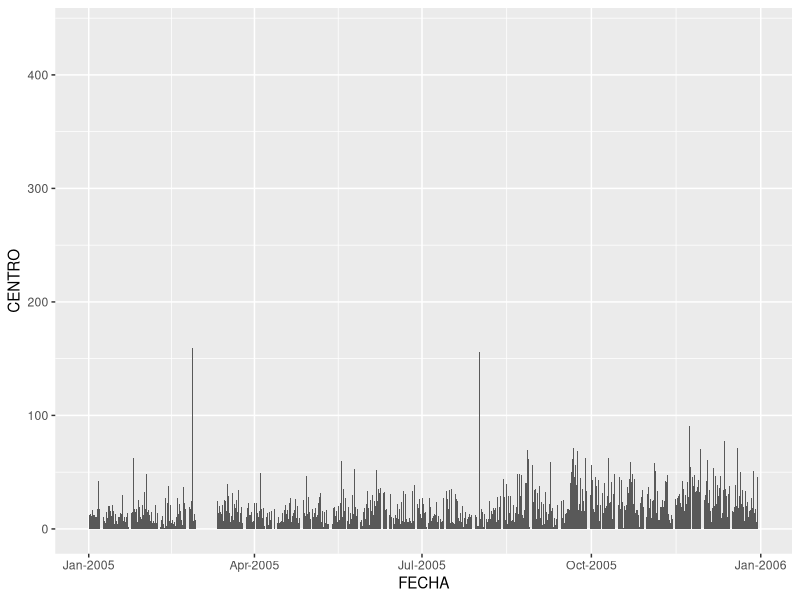

This chart was generated by the following R code:
## ---- chunk 1
knitr::opts_chunk$set(echo = TRUE)
## ---- chunk 2
library(tidyverse)
library(readxl)
library(lubridate)
## ---- chunk 3
pm25_2004_2007<- read_xlsx('1_PM25_2004-2007.xlsx', col_names = TRUE, skip = 1)
pm25_2008_2016<- read_xlsx('2_PM25_2008_2016.xlsx', col_names = TRUE, skip = 1)
pm25_ago2016_dic2016<- read_xls('3_PM2.5_Agost2016-Diciembre2016.xls', col_names = TRUE, col_types = c('date', 'numeric', 'numeric', 'numeric', 'numeric', 'numeric', 'numeric', 'numeric', 'numeric'))
## ---- chunk 4
head(pm25_2004_2007, 5)
head(pm25_2008_2016, 5)
head(pm25_ago2016_dic2016, 5)
## ---- chunk 5
pm25_2004_2007 <- pm25_2004_2007 %>% select(FECHA, ESTACION, DATO)
head(pm25_2004_2007)
## ---- chunk 6
pm25_2004_2007<- pm25_2004_2007 %>% spread(key = ESTACION, value = DATO)
head(pm25_2004_2007)
## ---- chunk 7
pm25_2004_2007$FECHA<- parse_date_time(pm25_2004_2007$FECHA, orders = 'ymd HMS') 
head(pm25_2004_2007)
## ---- chunk 8
pm25_2004_2007 %>% filter(FECHA > as.Date('2005-01-01') & FECHA < as.Date('2005-12-31')) %>% ggplot(aes(FECHA, CENTRO)) + geom_col() + scale_x_datetime(date_labels = '%b-%Y')
